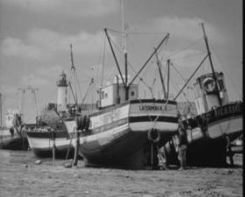
#> input picture images/boat.png, 245 x 197 px
$ python demo3.py
#> lines starting #> are read from the running program, lines starting #| are printed output that depends on the picture
# -*- coding: utf-8 -*-
# @Time    : 2023/3/28 上午12:23
# @Author  : lizheng
# @FileName: demo3.py.py
# @Software: PyCharm
import numpy as np

import cv2

import matplotlib.pyplot as plt

img=cv2.imread('../images/boat.png',0)
#> img: shape (197, 245); min 4, max 209, mean 121.1

dft=cv2.dft(np.float32(img),flags=cv2.DFT_COMPLEX_OUTPUT)

dftShift=np.fft.fftshift(dft)

result=20*np.log(cv2.magnitude(dftShift[:,:,0],dftShift[:,:,1]))
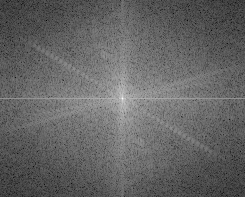
#> result: shape (197, 245) float32; min 18.17, max 311.6, mean 134; drawn with min black and max white

plt.subplot(121),plt.imshow(img,cmap='gray')

plt.title('original'),plt.axis('off')

plt.subplot(122),plt.imshow(result,cmap='gray')

plt.title('result'),plt.axis('off')

plt.show()
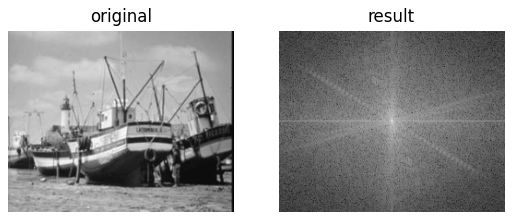
#> figure drawn by matplotlib, 2 panels

$ run again, with images/a1.png copied over images/boat.png
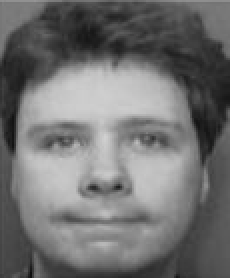
#> input picture images/a1.png, 115 x 139 px (shown 2 times larger)
#> `result=20*np.log(cv2.magnitude(dftShift[:,:,0],dftShift[:,:,1]))`:
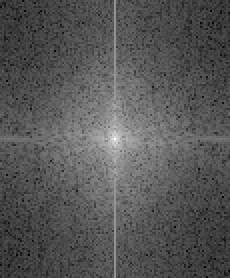
#> result: shape (139, 115) float32 (shown 2 times larger); min 16.98, max 288.2, mean 109.2; drawn with min black and max white
#> `plt.show()`:
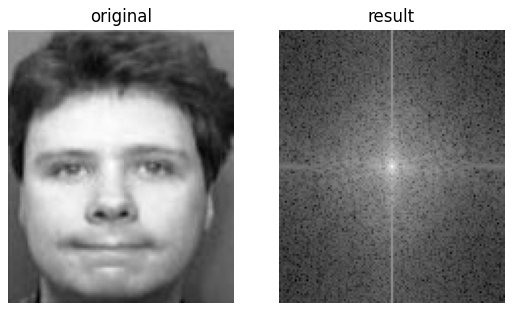
#> figure drawn by matplotlib, 2 panels

$ run again, with images/a2.png copied over images/boat.png
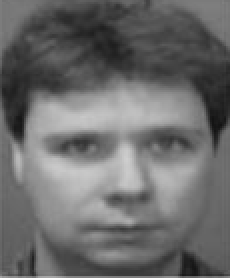
#> input picture images/a2.png, 115 x 139 px (shown 2 times larger)
#> `result=20*np.log(cv2.magnitude(dftShift[:,:,0],dftShift[:,:,1]))`:
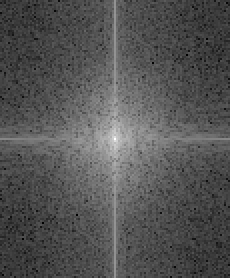
#> result: shape (139, 115) float32 (shown 2 times larger); min 10.59, max 287.1, mean 102.2; drawn with min black and max white
#> `plt.show()`:
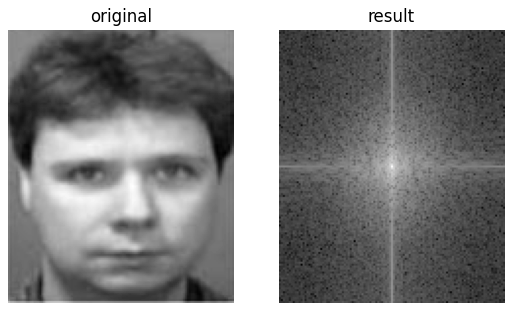
#> figure drawn by matplotlib, 2 panels

$ run again, with images/a3.png copied over images/boat.png
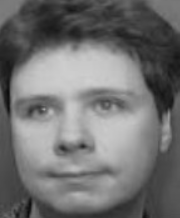
#> input picture images/a3.png, 180 x 218 px
#> `result=20*np.log(cv2.magnitude(dftShift[:,:,0],dftShift[:,:,1]))`:
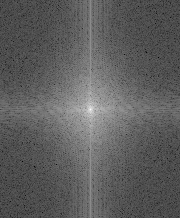
#> result: shape (218, 180) float32; min -18.42, max 306.2, mean 101.9; drawn with min black and max white
#> `plt.show()`:
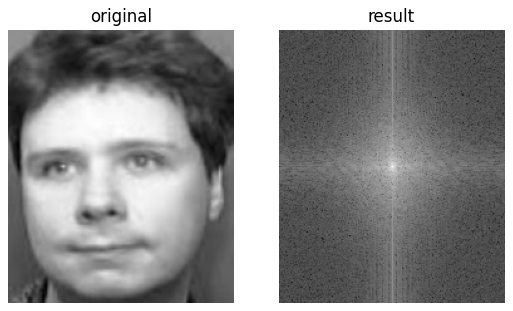
#> figure drawn by matplotlib, 2 panels
